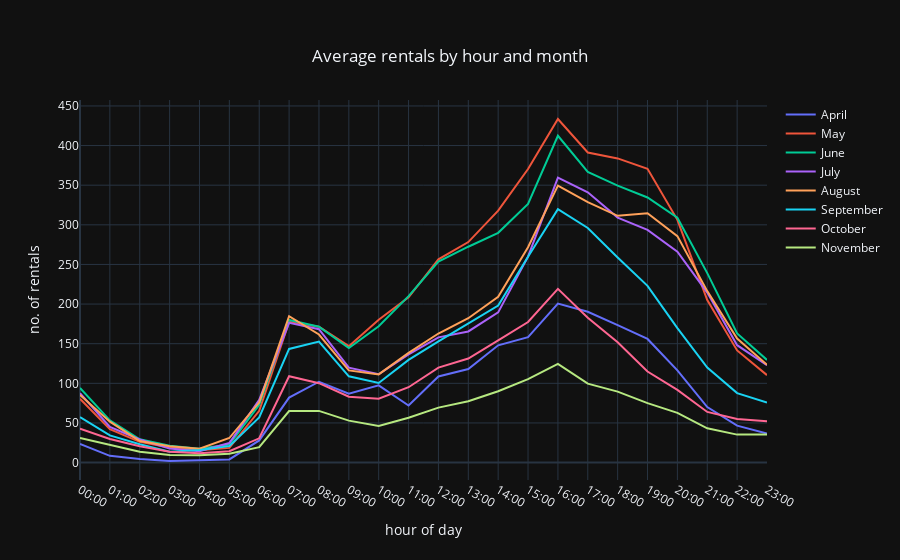

Notebook source saved alongside this figure:
### Markdown cell above
## Average rentals by hour and month <a id="hourAvgMonthPlot"></a>

### Code cell
iplot(hourAvgMonthPlot)

### Figure 1 — Plotly figure (JSON) as saved in the notebook; plotly's stock layout.template omitted (floating-point values rounded to 4 significant figures)
{"data": [{"mode": "lines", "name": "April", "type": "scatter", "x": [0, 1, 2, 3, 4, 5, 6, 7, 8, 9, 10, 11, 12, 13, 14, 15, 16, 17, 18, 19, 20, 21, 22, 23], "y": [23.5, 8.5, 4.5, 2, 3, 4, 28, 82, 102, 87, 97.5, 72, 108.7, 118, 148, 158.3, 200.7, 190.3, 173.3, 156, 116.3, 70, 46.67, 36.67]}, {"mode": "lines", "name": "May", "type": "scatter", "x": [0, 1, 2, 3, 4, 5, 6, 7, 8, 9, 10, 11, 12, 13, 14, 15, 16, 17, 18, 19, 20, 21, 22, 23], "y": [80.58, 42.16, 26.19, 18.93, 15.71, 18.55, 65.35, 177.6, 171.5, 146.9, 180.3, 208.5, 256.5, 278.2, 317.9, 370.4, 433.5, 391.3, 383.8, 370.7, 306.3, 205.2, 141.5, 110.4]}, {"mode": "lines", "name": "June", "type": "scatter", "x": [0, 1, 2, 3, 4, 5, 6, 7, 8, 9, 10, 11, 12, 13, 14, 15, 16, 17, 18, 19, 20, 21, 22, 23], "y": [94.23, 53.3, 29.37, 21.17, 17.33, 22.87, 72.97, 180.0, 171.5, 144.6, 172.1, 210, 253.7, 272.4, 289.9, 326.4, 412.4, 366.8, 349.5, 334.5, 309.0, 239.1, 162.9, 129.5]}, {"mode": "lines", "name": "July", "type": "scatter", "x": [0, 1, 2, 3, 4, 5, 6, 7, 8, 9, 10, 11, 12, 13, 14, 15, 16, 17, 18, 19, 20, 21, 22, 23], "y": [87.45, 44.87, 29.13, 17.71, 14.29, 24.68, 79.1, 176.4, 168.2, 119.8, 111.5, 136.5, 158.0, 165.5, 189.5, 259.8, 359.5, 341, 309.1, 293.7, 266.2, 214.5, 148.1, 122.9]}, {"mode": "lines", "name": "August", "type": "scatter", "x": [0, 1, 2, 3, 4, 5, 6, 7, 8, 9, 10, 11, 12, 13, 14, 15, 16, 17, 18, 19, 20, 21, 22, 23], "y": [85.35, 51.58, 27.26, 20.68, 17.58, 31, 75.87, 184.7, 161.6, 116.3, 111.2, 138.4, 162.8, 182.2, 209.1, 271.7, 349.5, 328.7, 311.4, 314.7, 285.7, 216.4, 156.5, 123.5]}, {"mode": "lines", "name": "September", "type": "scatter", "x": [0, 1, 2, 3, 4, 5, 6, 7, 8, 9, 10, 11, 12, 13, 14, 15, 16, 17, 18, 19, 20, 21, 22, 23], "y": [57.33, 34.23, 23.17, 13.63, 15.8, 20.73, 56.87, 143.4, 152.6, 108.8, 100.4, 129.5, 153, 175, 198.1, 259.7, 319.7, 296.1, 258.8, 222.9, 169.6, 119.9, 87.63, 75.8]}, {"mode": "lines", "name": "October", "type": "scatter", "x": [0, 1, 2, 3, 4, 5, 6, 7, 8, 9, 10, 11, 12, 13, 14, 15, 16, 17, 18, 19, 20, 21, 22, 23], "y": [42.68, 29.71, 20.52, 13.65, 11.87, 14.39, 30.65, 108.9, 100.2, 83.19, 80.48, 95.1, 119.9, 131.3, 154.1, 177.4, 219.2, 182.7, 151.8, 114.9, 91.65, 63.9, 54.94, 52.29]}, {"mode": "lines", "name": "November", "type": "scatter", "x": [0, 1, 2, 3, 4, 5, 6, 7, 8, 9, 10, 11, 12, 13, 14, 15, 16, 17, 18, 19, 20, 21, 22, 23], "y": [31.17, 21.97, 13.55, 9.633, 9.3, 11.27, 19.5, 65.07, 65.2, 52.93, 46.23, 56.57, 69.37, 77.37, 90.03, 105.3, 124.6, 99.57, 89.5, 75, 62.73, 43.27, 35.3, 35.37]}], "layout": {"title": {"text": "Average rentals by hour and month", "x": 0.5, "xanchor": "center", "y": 0.9, "yanchor": "middle"}, "xaxis": {"tickmode": "array", "ticktext": ["00:00", "01:00", "02:00", "03:00", "04:00", "05:00", "06:00", "07:00", "08:00", "09:00", "10:00", "11:00", "12:00", "13:00", "14:00", "15:00", "16:00", "17:00", "18:00", "19:00", "20:00", "21:00", "22:00", "23:00"], "tickvals": [0, 1, 2, 3, 4, 5, 6, 7, 8, 9, 10, 11, 12, 13, 14, 15, 16, 17, 18, 19, 20, 21, 22, 23], "title": {"text": "hour of day"}}, "yaxis": {"title": {"text": "no. of rentals"}}}}
